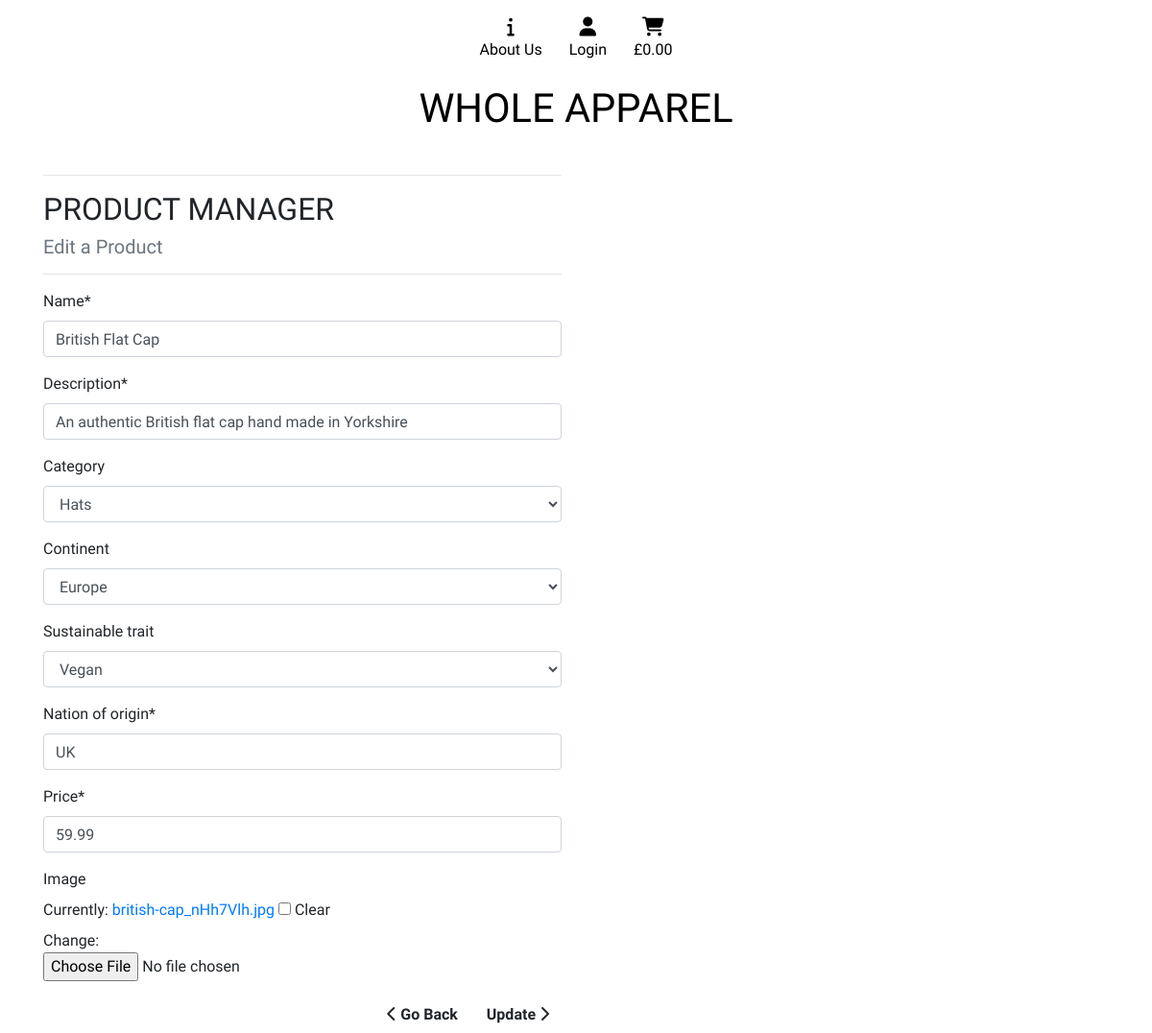
The app's page /products/edit/1/ with its own data.
### products/models.py (models this page shows, shortened)
class Product(models.Model):
    category = models.ForeignKey('Category', null=True,
                                 blank=True, on_delete=models.SET_NULL)
    continent = models.ForeignKey('Continent', null=True,
                                  blank=True, on_delete=models.SET_NULL)
    sustainable_trait = models.ForeignKey('SustainableTrait', null=True,
                                          blank=True,
                                          on_delete=models.SET_NULL)
    name = models.CharField(max_length=100)
    description = models.CharField(max_length=250)
    nation_of_origin = models.CharField(max_length=20)
    price = models.DecimalField(max_digits=6, decimal_places=2)
    image = models.ImageField(null=True, blank=True)

class Category(models.Model):
    class Meta:
        verbose_name_plural = 'Categories'
    name = models.CharField(max_length=100)
    def __str__(self):
        return self.name

class Continent(models.Model):
    class Meta:
        verbose_name_plural = 'Continents'
    name = models.CharField(max_length=100)
    def __str__(self):
        return self.name

### products/views.py (the view)
# urls.py: path('edit/<int:product_id>/', views.edit_product, name='edit_product'),
def edit_product(request, product_id):
    product = get_object_or_404(Product, pk=product_id)
    if request.method == 'POST':
        product_admin_form = ProductAdminForm(request.POST,
                                              request.FILES, instance=product)
        if product_admin_form.is_valid:
            product_admin_form.save()
            return redirect(reverse('get_product', args=[product.id]))
    else:
        product_admin_form = ProductAdminForm(instance=product)
    template = 'products/edit_product.html'
    context = {
        'product_admin_form': product_admin_form,
        'product': product,
    }
    return render(request, template, context)

### products/forms.py
class ProductAdminForm(forms.ModelForm):
    class Meta:
        fields = ('name', 'description', 'category', 'continent',
                  'sustainable_trait', 'nation_of_origin', 'price', 'image',)
        model = Product

### cart/contexts.py (called while the page is built, shortened)
def cart_contents(request):
    cart_items = []
    total = 0
    product_count = 0
    cart = request.session.get('cart', {})
    cart_plus_ship = total
    context = {
        'cart_items': cart_items,
        'total': total,
        'product_count': product_count,
        'cart_plus_ship': cart_plus_ship,
    }
    return context

### products/models.py (called while the page is built)
    def __str__(self):
        return self.name

### products/templates/products/edit_product.html (shortened to what this page needs)
{% extends "base.html" %} {% load static %}
{% block extra_css %}
<link rel="stylesheet" href="{% static 'checkout/css/checkout.css' %}" />
{% endblock %}
{% block content %}
<div class="container">
  <div class="row">
    <header class="col-12 col-md-6">
      <hr />
      <h2 class="logo-font">Product Manager</h2>
      <h5 class="text-muted">Edit a Product</h5>
      <hr />
    </header>
  </div>
  <div class="row">
    <section class="col-12 col-md-6">
      <form
        method="POST"
        action="{% url 'edit_product' product.id %}"
        class="form"
        enctype="multipart/form-data"
      >
        {{ product_admin_form | crispy }}
        <div class="text-right">
          <a
            href="{% url 'create_product' %}"
            class="btn btn-outline-black rounded-0"
          >
            <span class="icon">
              <i class="fas fa-chevron-left"></i>
            </span>
            <span class="font-weight-bold">Go Back</span>
          </a>
          <button id="submit-button" class="btn btn-black rounded-0">
            <span class="font-weight-bold">Update</span>
            <span class="icon">
              <i class="fas fa-chevron-right"></i>
            </span>
          </button>
        </div>
      </form>
    </section>
  </div>
</div>
{% endblock %}

### static/css/base.css (style rules this page uses)
html { height: 100%; }
body { height: calc(100vh - 164px); font-family: "Exo 2", sans-serif; }
.logo-font { text-transform: uppercase; }

### checkout/static/checkout/css/checkout.css (style rules this page uses)
select, select option { color: #000; }

### records on screen
Product: name "British Flat Cap", description "An authentic British flat cap hand made in Yorkshire", category "Hats", continent "Europe", sustainable_trait "Vegan", nation_of_origin "UK", price "59.99"
